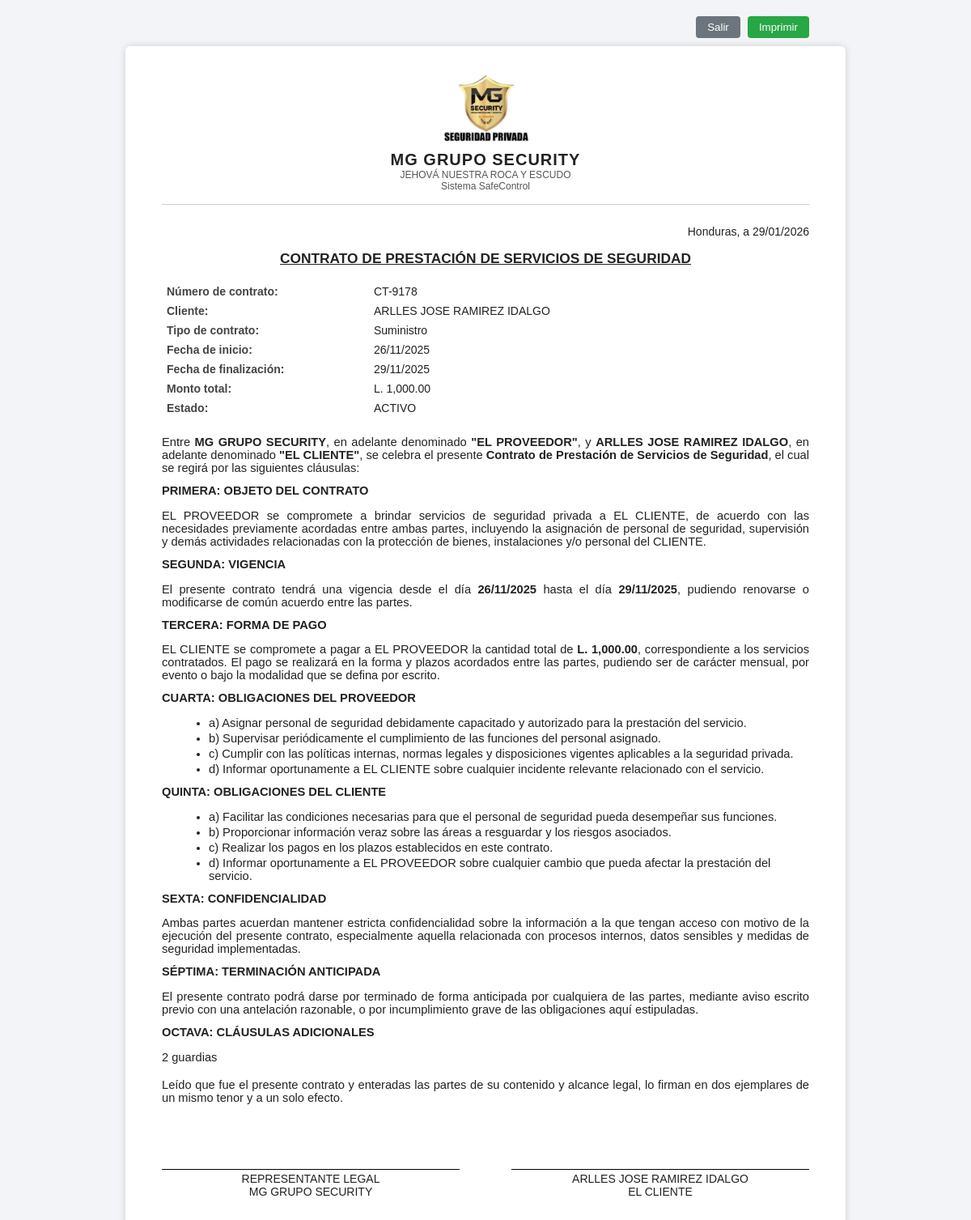
The app's page /modulos/contratos_form.php?id=14 (signed in) with its own data.
### tables this page shows
CREATE TABLE `tbl_ms_contratos` (
  `id` int(11) NOT NULL,
  `id_cliente` int(11) DEFAULT NULL,
  `numero_contrato` varchar(50) NOT NULL,
  `nombre_cliente` varchar(100) NOT NULL,
  `fecha_inicio` date NOT NULL,
  `fecha_fin` date NOT NULL,
  `monto` decimal(10,2) DEFAULT 0.00,
  `tipo` enum('Servicio','Suministro','Laboral','Otro') DEFAULT 'Servicio',
  `estado` enum('ACTIVO','FINALIZADO','CANCELADO','INACTIVO') DEFAULT 'ACTIVO',
  `observaciones` text DEFAULT NULL,
  `fecha_creacion` timestamp NOT NULL DEFAULT current_timestamp()
);

### modulos/contratos_form.php (the view, shortened to what this page needs)
<?php
include("../conexion.php");
$id_contrato = (int)$_GET['id'];
$stmt = $conexion->prepare("SELECT * FROM tbl_ms_contratos WHERE id = ? LIMIT 1");
$stmt->bind_param("i", $id_contrato);
$stmt->execute();
$res = $stmt->get_result();
$contrato = $res->fetch_assoc();
$numero_contrato = $contrato['numero_contrato'];
$nombre_cliente  = $contrato['nombre_cliente'];
$fecha_inicio    = $contrato['fecha_inicio'] ? date("d/m/Y", strtotime($contrato['fecha_inicio'])) : "";
$fecha_fin       = $contrato['fecha_fin'] ? date("d/m/Y", strtotime($contrato['fecha_fin'])) : "";
$monto           = number_format((float)$contrato['monto'], 2);
$tipo            = $contrato['tipo'];
$estado          = $contrato['estado'];
$observaciones   = $contrato['observaciones'];
$hoy             = date("d/m/Y");
?>
<!DOCTYPE html>
<html lang="es">
<head>
</head>
<body>
<div class="no-print">
  <button class="btn-volver" onclick="window.close();">Salir</button>
  <button class="btn-imprimir" onclick="window.print();">Imprimir</button>
</div>
<div class="page">
  <div class="logo">
    <img src="/imagenes/logo.jpeg" alt="Logo MG Grupo">
  </div>
  <div class="encabezado">
    <div class="empresa-nombre">MG GRUPO SECURITY</div>
    <div class="empresa-subtitulo">JEHOVÁ NUESTRA ROCA Y ESCUDO</div>
    <div class="empresa-subtitulo">Sistema SafeControl</div>
  </div>
  <hr class="divisor">
  <div class="lugar-fecha">
    Honduras, a <?php echo $hoy; ?>
  </div>
  <div class="titulo-contrato">
    CONTRATO DE PRESTACIÓN DE SERVICIOS DE SEGURIDAD
  </div>
  <div class="datos-generales">
    <table>
      <tr>
        <th>Número de contrato:</th>
        <td><?php echo htmlspecialchars($numero_contrato); ?></td>
      </tr>
      <tr>
        <th>Cliente:</th>
        <td><?php echo htmlspecialchars($nombre_cliente); ?></td>
      </tr>
      <tr>
        <th>Tipo de contrato:</th>
        <td><?php echo htmlspecialchars($tipo); ?></td>
      </tr>
      <tr>
        <th>Fecha de inicio:</th>
        <td><?php echo htmlspecialchars($fecha_inicio); ?></td>
      </tr>
      <tr>
        <th>Fecha de finalización:</th>
        <td><?php echo htmlspecialchars($fecha_fin); ?></td>
      </tr>
      <tr>
        <th>Monto total:</th>
        <td>L. <?php echo $monto; ?></td>
      </tr>
      <tr>
        <th>Estado:</th>
        <td><?php echo htmlspecialchars($estado); ?></td>
      </tr>
    </table>
  </div>
  <div class="cuerpo-contrato">
    <p>
      Entre <strong>MG GRUPO SECURITY</strong>, en adelante denominado
      <strong>&quot;EL PROVEEDOR&quot;</strong>, y
      <strong><?php echo htmlspecialchars($nombre_cliente); ?></strong>, en adelante denominado
      <strong>&quot;EL CLIENTE&quot;</strong>, se celebra el presente
      <strong>Contrato de Prestación de Servicios de Seguridad</strong>, el cual se regirá por las
      siguientes cláusulas:
    </p>
    <p class="clausula-titulo">PRIMERA: OBJETO DEL CONTRATO</p>
    <p>
      EL PROVEEDOR se compromete a brindar servicios de seguridad privada a EL CLIENTE, de acuerdo con las
      necesidades previamente acordadas entre ambas partes, incluyendo la asignación de personal de seguridad,
      supervisión y demás actividades relacionadas con la protección de bienes, instalaciones y/o personal del
      CLIENTE.
    </p>
    <p class="clausula-titulo">SEGUNDA: VIGENCIA</p>
    <p>
      El presente contrato tendrá una vigencia desde el día
      <strong><?php echo htmlspecialchars($fecha_inicio); ?></strong>
      hasta el día <strong><?php echo htmlspecialchars($fecha_fin); ?></strong>, pudiendo renovarse o modificarse
      de común acuerdo entre las partes.
    </p>
    <p class="clausula-titulo">TERCERA: FORMA DE PAGO</p>
    <p>
      EL CLIENTE se compromete a pagar a EL PROVEEDOR la cantidad total de
      <strong>L. <?php echo $monto; ?></strong>, correspondiente a los servicios contratados.
      El pago se realizará en la forma y plazos acordados entre las partes, pudiendo ser de carácter mensual,
      por evento o bajo la modalidad que se defina por escrito.
    </p>
    <p class="clausula-titulo">CUARTA: OBLIGACIONES DEL PROVEEDOR</p>
    <ul class="lista-letras">
      <li>a) Asignar personal de seguridad debidamente capacitado y autorizado para la prestación del servicio.</li>
      <li>b) Supervisar periódicamente el cumplimiento de las funciones del personal asignado.</li>
      <li>c) Cumplir con las políticas internas, normas legales y disposiciones vigentes aplicables a la seguridad privada.</li>
      <li>d) Informar oportunamente a EL CLIENTE sobre cualquier incidente relevante relacionado con el servicio.</li>
    </ul>
    <p class="clausula-titulo">QUINTA: OBLIGACIONES DEL CLIENTE</p>
    <ul class="lista-letras">
      <li>a) Facilitar las condiciones necesarias para que el personal de seguridad pueda desempeñar sus funciones.</li>
      <li>b) Proporcionar información veraz sobre las áreas a resguardar y los riesgos asociados.</li>
      <li>c) Realizar los pagos en los plazos establecidos en este contrato.</li>
      <li>d) Informar oportunamente a EL PROVEEDOR sobre cualquier cambio que pueda afectar la prestación del servicio.</li>
    </ul>
    <p class="clausula-titulo">SEXTA: CONFIDENCIALIDAD</p>
    <p>
      Ambas partes acuerdan mantener estricta confidencialidad sobre la información a la que tengan acceso con
      motivo de la ejecución del presente contrato, especialmente aquella relacionada con procesos internos,
      datos sensibles y medidas de seguridad implementadas.
    </p>
    <p class="clausula-titulo">SÉPTIMA: TERMINACIÓN ANTICIPADA</p>
    <p>
      El presente contrato podrá darse por terminado de forma anticipada por cualquiera de las partes,
      mediante aviso escrito previo con una antelación razonable, o por incumplimiento grave de las
      obligaciones aquí estipuladas.
    </p>
    <?php if (!empty($observaciones)): ?>
      <p class="clausula-titulo">OCTAVA: CLÁUSULAS ADICIONALES</p>
      <p>
        <?php echo nl2br(htmlspecialchars($observaciones)); ?>
      </p>
    <?php endif; ?>
    <p style="margin-top: 18px;">
      Leído que fue el presente contrato y enteradas las partes de su contenido y alcance legal, lo firman en
      dos ejemplares de un mismo tenor y a un solo efecto.
    </p>
  </div>
  <div class="firmas">
    <div class="firma-bloque">
      <div class="firma-linea">
        REPRESENTANTE LEGAL<br>
        MG GRUPO SECURITY
      </div>
    </div>
    <div class="firma-bloque">
      <div class="firma-linea">
        <?php echo htmlspecialchars($nombre_cliente); ?><br>
        EL CLIENTE
      </div>
    </div>
  </div>
</div>
</body>
</html>

### modulos/contratos_form.php (style rules this page uses)
body { font-family: "Arial", sans-serif; font-size: 11pt; background: #f3f4f7; color: #222; margin: 0; padding: 20px 0; position: relative; }
body::before { content: ""; position: fixed; top: 50%; left: 50%; width: 500px; height: 500px; transform: translate(-50%, -50%); background: url("/imagenes/logo.jpeg") no-repeat center center; background-size: contain; opacity: 0.05; z-index: -1; }
.page { max-width: 800px; margin: 0 auto; background: #ffffff; border-radius: 6px; box-shadow: 0 0 10px rgba(0,0,0,0.15); padding: 35px 45px 40px 45px; }
.no-print { max-width: 800px; margin: 0 auto 10px auto; text-align: right; }
.no-print button { display: inline-block; padding: 6px 14px; margin-left: 5px; border-radius: 4px; border: none; cursor: pointer; font-size: 10pt; }
.btn-imprimir { background-color: #28a745; color: #fff; }
.btn-volver { background-color: #6c757d; color: #fff; }
.encabezado { text-align: center; margin-bottom: 10px; }
.logo { text-align: center; margin-bottom: 8px; }
.logo img { max-width: 110px; }
.empresa-nombre { font-size: 15pt; font-weight: bold; letter-spacing: 1px; text-transform: uppercase; }
.empresa-subtitulo { font-size: 9pt; color: #555; }
hr.divisor { border: none; border-top: 1px solid #ccc; margin: 15px 0 25px 0; }
.titulo-contrato { text-align: center; font-size: 13pt; font-weight: bold; text-transform: uppercase; text-decoration: underline; margin-bottom: 18px; }
.lugar-fecha { text-align: right; margin-bottom: 15px; font-size: 10.5pt; }
.datos-generales { margin-bottom: 22px; }
.datos-generales table { width: 100%; border-collapse: collapse; font-size: 10.5pt; }
.datos-generales th { text-align: left; width: 32%; padding: 4px 6px; color: #444; font-weight: bold; }
.datos-generales td { padding: 4px 6px; }
.cuerpo-contrato p { text-align: justify; margin-bottom: 9px; }
.clausula-titulo { font-weight: bold; text-transform: uppercase; margin-top: 12px; margin-bottom: 4px; }
.lista-letras { margin-left: 18px; margin-bottom: 6px; }
.lista-letras li { margin-bottom: 3px; }
.firmas { margin-top: 40px; display: flex; justify-content: space-between; }
.firma-bloque { width: 46%; text-align: center; font-size: 10.5pt; }
.firma-linea { margin-top: 40px; border-top: 1px solid #000; padding-top: 3px; }

### records on screen
tbl_ms_contratos: numero_contrato "CT-9178", nombre_cliente "ARLLES JOSE RAMIREZ IDALGO", tipo "Suministro", fecha_inicio "26/11/2025", fecha_fin "29/11/2025", monto "1,000.00", estado "ACTIVO", observaciones "2 guardias"
